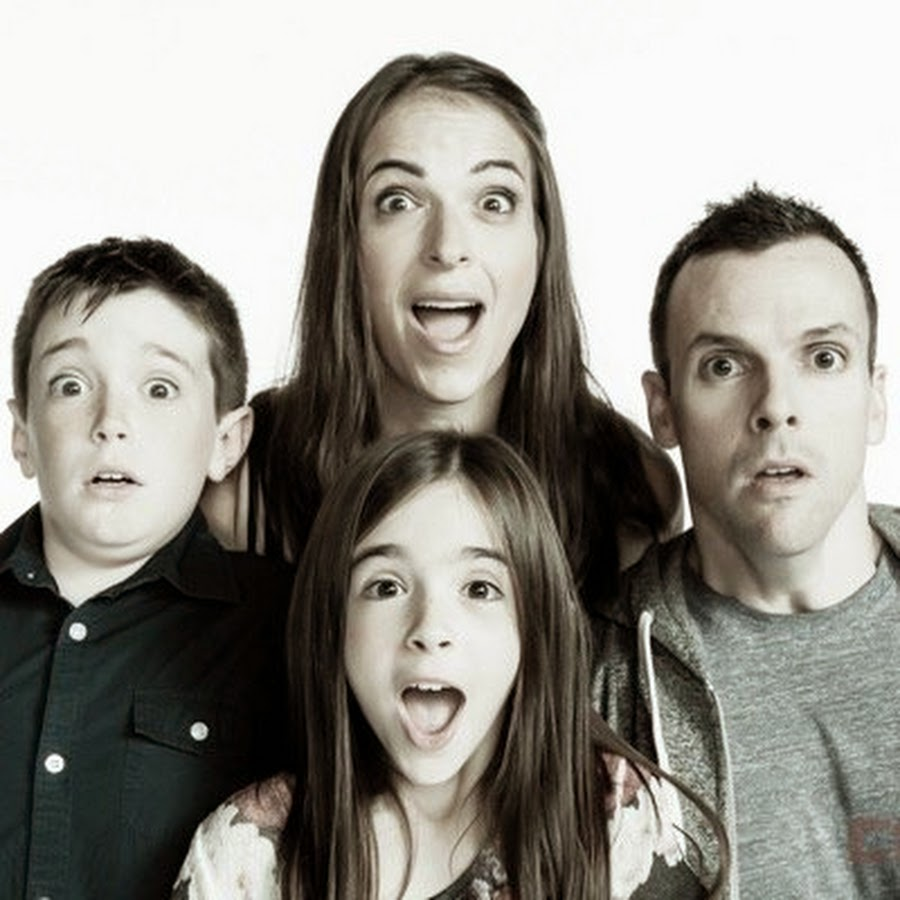
#> input picture family.jpg, 900 x 900 px
$ python simple.py
#> lines starting #> are read from the running program, lines starting #| are printed output that depends on the picture; after the words box and inside, x2 and y2 are one past the last pixel; in counts of white or black regions, pixels touching at a corner belong together
import cv2
import os

# Specify the image path for face detection and XML file for the cascade
photo_path = "family.jpg"
cascade_path = "haarcascade_frontalface_default.xml"

# Initialise the Haar CascadeClassifier with the XML file
haar_face_cascade = cv2.CascadeClassifier(cascade_path)

# Read the photo and convert to grayscale
photo = cv2.imread(photo_path)
#> photo is the input picture: shape (900, 900, 3); mean B, G, R 137.2, 144.4, 147.2
grayscale = cv2.cvtColor(photo, cv2.COLOR_BGR2GRAY)

# Detect faces in the photo using OpenCV library
faces = haar_face_cascade.detectMultiScale(
    grayscale,
    scaleFactor = 1.1,
    minNeighbors = 5,
    minSize = (40, 40)
    )
#> faces = [[322, 106, 256, 256], [660, 270, 227, 227], [311, 498, 249, 249], [12, 306, 224, 224]]

# Draw a rectangle around the faces
for (x, y, w, h) in faces :
    cv2.rectangle(photo, (x,y), (x+w, y+h), color = (0, 255, 0), thickness = 2)
#> this loop made 4 passes
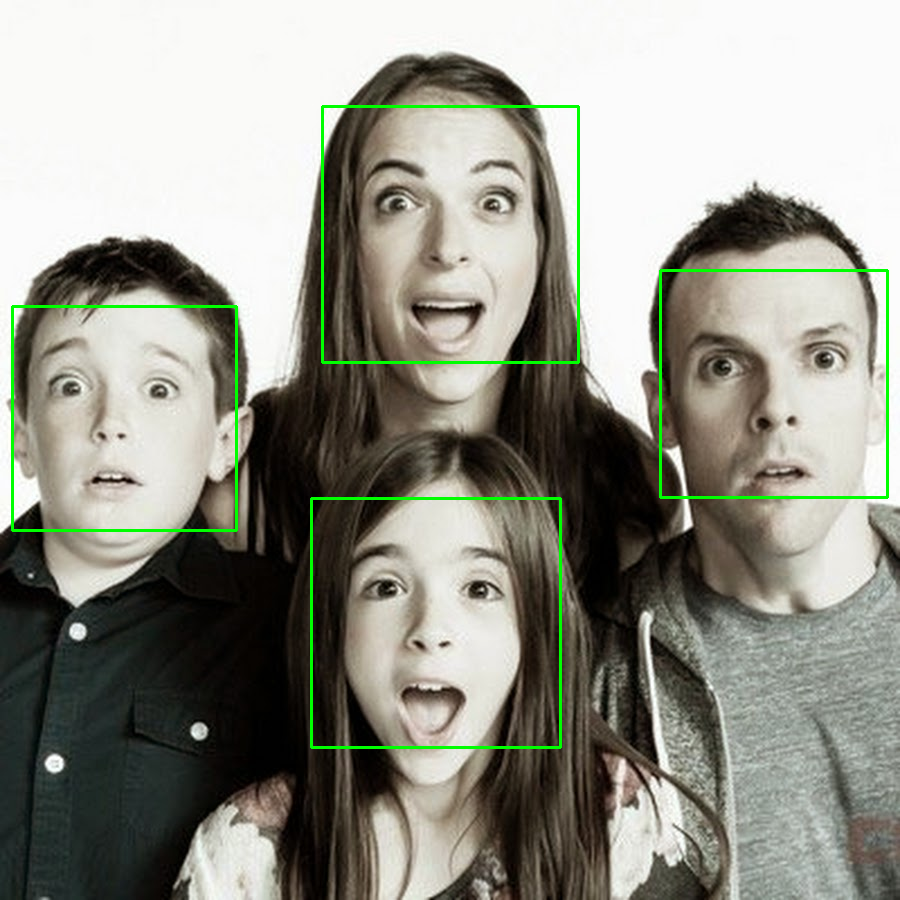
#> photo: shape (900, 900, 3); 1.41% of pixels changed, all inside (x1, y1, x2, y2) = (11, 105, 889, 749)

cv2.imshow("Facses found", photo)
cv2.waitKey(0);
